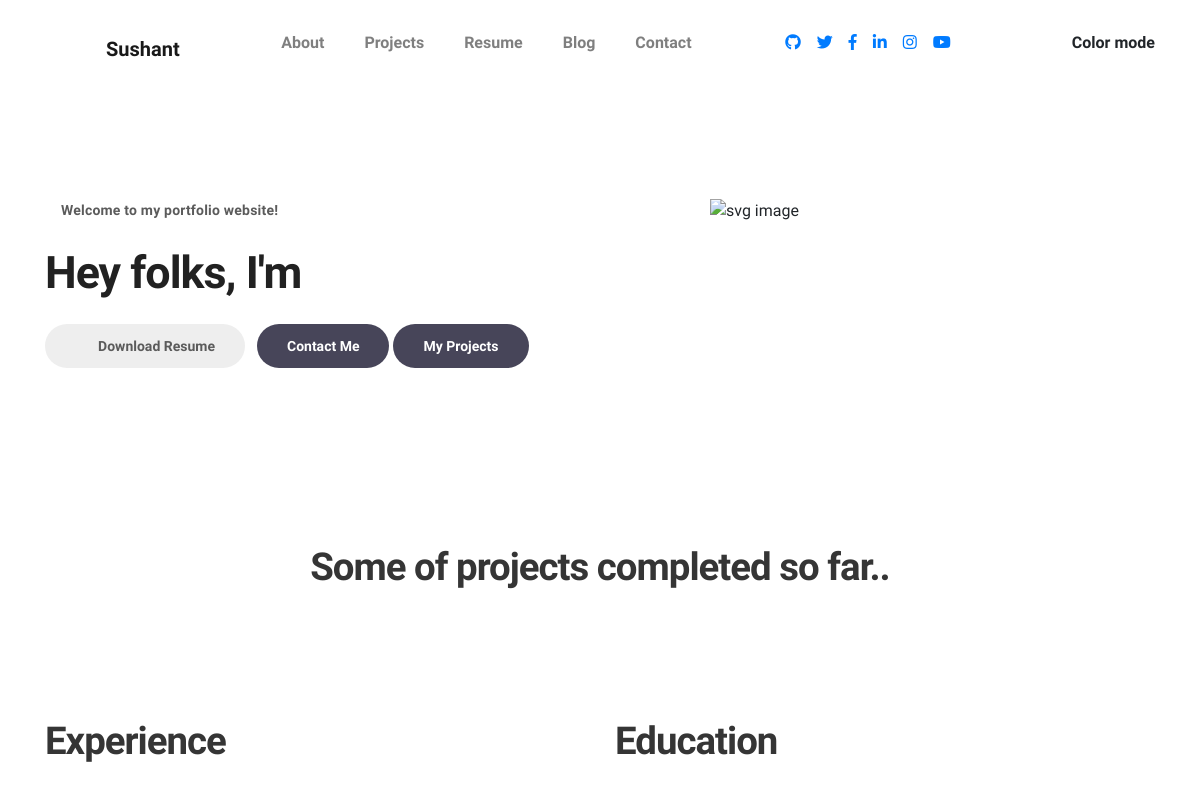
Before: /aboutme/ (upper part) with the older database file.
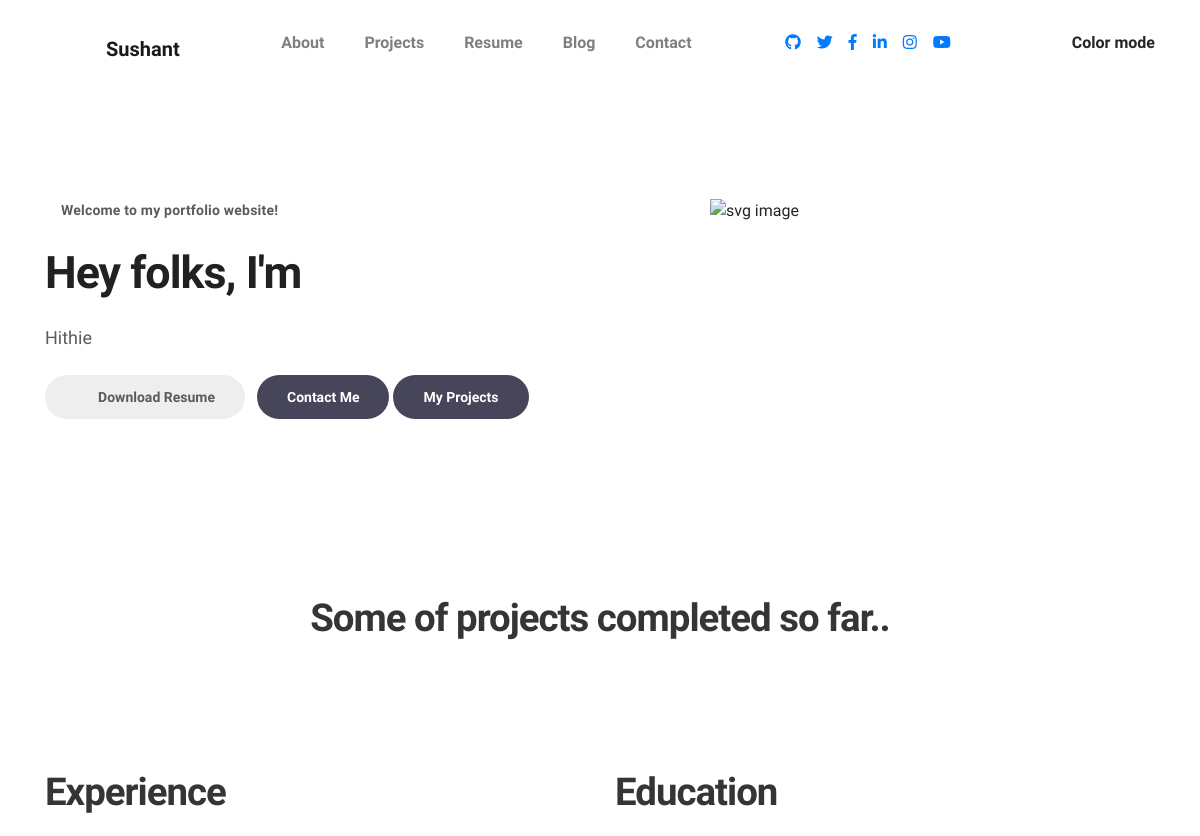
After: the same page with the newer database file.
### aboutme/models.py (models this page shows)
class AboutMe(models.Model):
    about=RichTextField(null=True,blank=True)
    name=models.CharField(max_length=30)
    dob=models.DateField()
    school=models.CharField(max_length=50,blank=True,null=True)
    college=models.CharField(max_length=50,blank=True,null=True)
    degree=models.CharField(max_length=100,null=True,blank=True)
    experience=models.CharField(max_length=50,null=True,blank=True)
    phone=models.CharField(max_length=12)
    email=models.EmailField(max_length=50,blank=True,null=True)
    current_address=models.TextField(max_length=100,blank=True, null=True)
    permanent_address=models.TextField(max_length=300,null=True,blank=True)

### aboutme/views.py (the view)
# urls.py: path('', views.about_me, name='about_me'),
def about_me(request):
    intro=AboutMe.objects.all()
    skills=Skills.objects.all()
    exp=WorkExp.objects.all()[::-1]
    print(exp)
    context={
        'intro':intro,
        'skills':skills,
        'exp':exp
    }
    return render(request,'about_me/about_me.html', context)

### blogapp/context_processors.py (called while the page is built)
def globalVariable(request):
    category = Catagory.objects.all()\
        .annotate(post_count=Count('blog'))\
        .filter(blog__isnull=False)\
        .order_by('-post_count')[:4]
    category_count = category.count()
    context = {
        'category':category,
        'cat_count':category_count
        }
    return context

### templates/about_me/about_me.html (shortened to what the changed rows need)
{% load static %}
<!doctype html>
<html lang="en">
  <head>
    <link rel="stylesheet" href="{% static 'css/bootstrap.min.css' %}">
    <link rel="stylesheet" href="{% static 'css/unicons.css' %}">
    <link rel="stylesheet" href="{% static 'css/owl.carousel.min.css' %}">
    <link rel="stylesheet" href="{% static 'css/owl.theme.default.min.css' %}">
    <link rel="stylesheet" href="{% static 'css/tooplate-style.css' %}">
    <link rel="stylesheet" href="https://use.fontawesome.com/releases/v5.3.1/css/all.css">
  </head>
  <body>
    <section class="about full-screen d-lg-flex justify-content-center align-items-center" id="about">
        <div class="container">
            <div class="messages" >
            <div class="row">
                <div class="col-lg-7 col-md-12 col-12 d-flex align-items-center">
                    <div class="about-text">
                        <small class="small-text">Welcome to <span class="mobile-block">my portfolio website!</span></small>
                        <h1 class="animated animated-text">
                            <span class="mr-2">Hey folks, I'm</span>
                        </h1>
                        {% for each in intro %}
                        <p>{{each.about|safe}}</p>
                        {% endfor %}
                        <div class="custom-btn-group mt-4">
                          <a href="{% url 'download_resume' %}" class="btn mr-lg-2 custom-btn"><i class='uil uil-file-alt'></i> Download Resume</a>
                          <a href="#contact" class="btn custom-btn custom-btn-bg custom-btn-link">Contact Me</a>
                          <a href="https://github.com/sushant1058git" class="btn custom-btn custom-btn-bg custom-btn-link" target="_blank">My Projects</a>
                        </div>
                    </div>
                </div>
            </div>
        </div>
    </section>
    <section class="project py-5" id="project">
        <div class="container">
                <div class="row">
                  <div class="col-lg-11 text-center mx-auto col-12">
                      <div class="col-lg-8 mx-auto">
                        <h2>Some of projects completed so far..</h2> <br>
                      </div>
                     </div>
                </div>
        </div>
    </section>
    <section class="resume py-5 d-lg-flex justify-content-center align-items-center" id="resume">
        <div class="container">
            <div class="row">
                <div class="col-lg-6 col-12">
                  <h2 class="mb-4">Experience</h2>
                </div>
                <div class="col-lg-6 col-12">
                  <h2 class="mb-4 mobile-mt-2">Education</h2>
                </div>
            </div>
        </div>
    </section>
  </body>
</html>

Changed rows visible on the page:
added AboutMe: about "Hithie"
